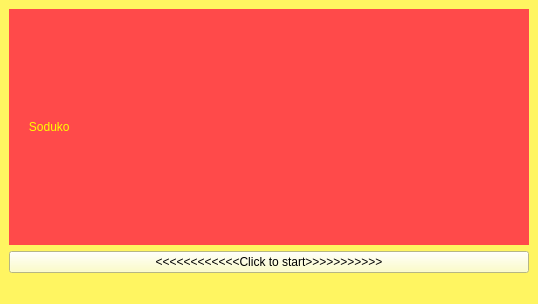
<?xml version="1.0" encoding="UTF-8"?>
<ui version="4.0">
 <class>MainWindow</class>
 <widget class="QMainWindow" name="MainWindow">
  <property name="geometry">
   <rect>
    <x>0</x>
    <y>0</y>
    <width>538</width>
    <height>304</height>
   </rect>
  </property>
  <property name="windowTitle">
   <string>MainWindow</string>
  </property>
  <property name="styleSheet">
   <string notr="true">background-color: rgb(255, 245, 97);</string>
  </property>
  <widget class="QWidget" name="centralwidget">
   <layout class="QVBoxLayout" name="verticalLayout">
    <item>
     <widget class="QLabel" name="label">
      <property name="styleSheet">
       <string notr="true">font: 69pt &quot;Pristina&quot;;
background-color: rgb(255, 74, 74);
color: rgb(255, 255, 0);</string>
      </property>
      <property name="text">
       <string>      Soduko</string>
      </property>
     </widget>
    </item>
    <item>
     <widget class="QPushButton" name="pushButton">
      <property name="styleSheet">
       <string notr="true">font: 12pt &quot;Pristina&quot;;
background-color: rgb(255, 255, 185);
</string>
      </property>
      <property name="text">
       <string>&lt;&lt;&lt;&lt;&lt;&lt;&lt;&lt;&lt;&lt;&lt;&lt;Click to start&gt;&gt;&gt;&gt;&gt;&gt;&gt;&gt;&gt;&gt;&gt;</string>
      </property>
     </widget>
    </item>
   </layout>
  </widget>
  <widget class="QStatusBar" name="statusbar"/>
 </widget>
 <resources/>
 <connections/>
</ui>
